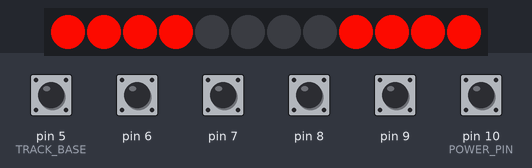
Bench run of a sketch on a simulated Arduino Uno, built with avr-gcc and run on an emulated ATmega328P. Shown: 12 RGB LEDs in strip order, left to right. The test bench sets the inputs (shaded band); at power-on: pin 5 (TRACK_BASE), pin 6–9, pin 10 (POWER_PIN) HIGH. Dim RGB values are drawn brighter than linear; what the sketch prints to the serial monitor is not drawn.

Above: at 1.2 s.
1.3 s: pin 5 (TRACK_BASE) pulled LOW for 0.15 s
At 1.4 s:
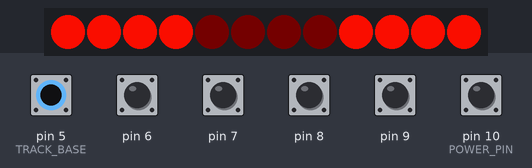
2.0 s: pin 10 (POWER_PIN) pulled LOW for 0.15 s
At 3.1 s:
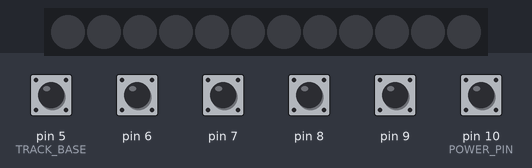
3.6 s: pin 10 (POWER_PIN) pulled LOW for 1 s
At 3.64 s:
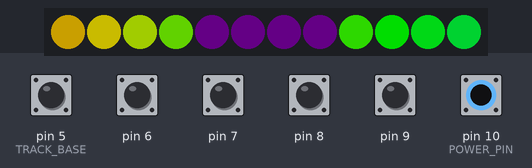
6.1 s: pin 10 (POWER_PIN) pulled LOW for 1 s
At 6.13 s:
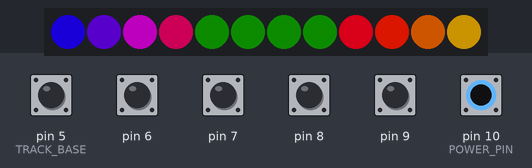
8.6 s: pin 10 (POWER_PIN) pulled LOW for 0.15 s
At 8.66 s:
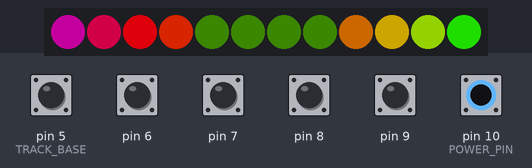
9.3 s: pin 6 pulled LOW for 0.15 s
At 9.33 s:
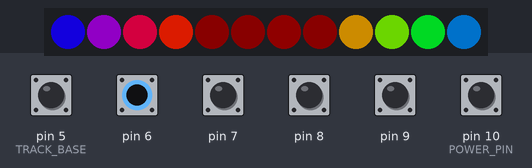

Measured:
- after the input at 1.3 s, the LEDs: change at once (image 1)
- after the input at 2.0 s, the LEDs: first differ from a run without the input after 0.05 s (image 2)
- after the input at 3.6 s, the LEDs: change at once (image 3)
- after the input at 6.1 s, the LEDs: change at once (image 4)
- after the input at 8.6 s, the LEDs: change after 0.06 s (image 5)

The sketch:

Murmelbahn.ino
```cpp
#include "FastLED.h"


/* LED layout:
 *   +----------------+
 *   |                |
 *   | 0     7     11 |
 *   | 1           10 |
 *   | 2  5     6   9 |
 *   | 3            8 |
 *   |       4        |
 *   |                |
 *   +----------------+
 * 0..3  are the "left background LEDs",
 * 4..7  are the "track LEDs",
 * 8..11 are the "right background LEDs".
 *
 * Track sensors are counted from top to bottom from 0..4
 * Tracks 0..3 have the "corresponding" track LEDs 7..4 (yes, in reverse order)
 * Track 4 does not have a "corresponding" track LED
 *
 * In the "pause animation", LED 7 is derived from LEDs 0 and 11, 6 from 9 and 10, 5 from 1 and 2, and 4 from 3 and 8.
 */

 /* Remember, ">> 1" (shift bitfield right) equals "divide by 2", ">> 2" = "divide by 4", ">> n" = "divide by 2^n".
  * Bitfield shifting is simply faster to calculate than true division on a processor that divides by repeated subtraction,
  * therefore I used it a lot in this code.
  */

// ===== Definitions

// Is the Debug Mode on? (a.k.a. Serial Output?)
#define DEBUG

// How many leds in your strip?
#define NUM_LEDS 12

// Where is the LED data line connected?
#define DATA_PIN 2

// lowest Pin of track sensors (assuming all track sensors are on incrementing pins)
#define TRACK_BASE 5
// number of track sensors
#define TRACKS 5
// individual pins of track sensors
#define TRACK_0 5
#define TRACK_1 6
#define TRACK_2 7
#define TRACK_3 8
#define TRACK_4 9

// power button pin
#define POWER_PIN 10

// how much to increase the "energy metric" per track if a track sensor is active
#define TRACK_ACTIVITY_INCREMENT 12
#define TRACK_ACTIVITY_DECREMENT 1
// delay loop presets -- LEDs are updated every (DELAY_LOOP_COUNT*DELAY_LOOP_WAIT) ms
#define DELAY_LOOP_COUNT 20
// sensors are read every DELAY_LOOP_WAIT ms
#define DELAY_LOOP_WAIT 2

// wait 500 ms before re-reading power button
#define POWER_BUTTON_REPEAT_DELAY 500

// how fast should soft_track_energy increase?
#define SOFT_TRACK_ATTACK_FACTOR 0.75
// how fast should soft_track_energy decline?
#define SOFT_TRACK_FADE_FACTOR 0.25
// after how many loops should the fading_track_energy decrease by 1? (must be a number that satisfies (2^n)-1)
#define FADING_TRACK_MODULUS 0x00000003

// ===== Global Variables

CRGB leds[NUM_LEDS];                // Define the array of leds

byte track[5] = {0,0,0,0,0};        // "energy metric" per track

uint32_t ms = 0;                    // we want to read the millisecond counter only once per loop
uint32_t loop_counter = 0;          // we want to have a loop counter that reliably increases by exactly 1 per loop

uint32_t last_power = 0;            // we need to save when the power button was pressed last
boolean power = true;               // current power state

// === common animation variables and their derivations
int track_energy = 0;               // sum of current track energy metrics => sum(track[0..4])
int soft_track_energy = 0;          // slightly smoothed track energy (short attack, medium fadeout)
int fading_track_energy = 0;        // sawtoothed track energy (immediate attack, long fadeout)
byte rotator = 0;                   // rotates in 0..255 on activity on the tracks (increases in every loop with fading_track_energy)
double rad_rotator = 0;             // rotator in radians => rotates in 0..(2*PI)
byte cos_rotator = 0;               // cosine of rad_rotator, scaled from -1.0..1.0 to 0..255


// executed once at boot (power is plugged in or reset button is pressed)
void setup() {
  // Initialize the LED Data Pin
  pinMode(DATA_PIN, OUTPUT);
  // Initialize the track sensors with internal pullup resistor (i.e. pin LOW => activity on track)
  for( int a = 0; a < TRACKS; a++) {
    pinMode(TRACK_BASE + a, INPUT_PULLUP);
  }
  // Initialize Power Button pin
  pinMode(POWER_PIN, INPUT_PULLUP);

#ifdef DEBUG
  Serial.begin(115200);
#endif

  // Initialize FastLED library
  FastLED.addLeds<APA106, DATA_PIN, RGB>(leds, NUM_LEDS);
  // set initial brightness to full
  FastLED.setBrightness(255);
}

// executed endlessly...
void loop() {
  ms = millis();                    // read current milliseconds
  loop_counter++;                   // increase loop counter

  for( int a = 0; a < DELAY_LOOP_COUNT; a++ ) {   // we read the sensors more often than we update the LEDs
    read_power();                   // read power button pin and switch power state, if necessary

    read_tracks();                  // read track sensors into track[] array

    delay(DELAY_LOOP_WAIT);
  }

  calculate_common_variables();     // derive common variables from track[] array

  background_lights();              // calculate the eight background LEDs

  light_track_leds();               // calculate the four center LEDs

#ifdef DEBUG
  for( int a = 0; a < NUM_LEDS; a++ ) {
    PrintHex8(&(leds[a].r), 1);
    PrintHex8(&(leds[a].g), 1);
    PrintHex8(&(leds[a].b), 1);
    Serial.print("  ");
  }
  Serial.println();
#endif

  FastLED.show();                   // send leds[] array out to the LED chain
}

void PrintHex8(uint8_t *data, uint8_t length) // prints 8-bit data in hex with leading zeroes
{
     char tmp[16];
       for (int i=0; i<length; i++) {
         sprintf(tmp, "%.2X",data[i]);
         Serial.print(tmp); Serial.print(" ");
       }
}

void calculate_common_variables() {
  // sum up current track energy
  track_energy = 0;
  for( int a = 0; a < TRACKS; a++ ) { track_energy += track[a]; }

  // smooth out the track energy over time
  int delta = track_energy - soft_track_energy;
  soft_track_energy += ( delta > 0 ? (delta * SOFT_TRACK_ATTACK_FACTOR) : (delta * SOFT_TRACK_FADE_FACTOR) );

  if( track_energy > fading_track_energy ) {
    // fading_track_energy always rises immediately...
    fading_track_energy = track_energy;
  } else if( (fading_track_energy > 0) && ((loop_counter & FADING_TRACK_MODULUS) == 0) ) {
    // ...and declines veery slowly.
    fading_track_energy -= 1;
  }

  // the rotator simply increases if some (but not too few) energy is left on the fader
  rotator += (fading_track_energy >> 4) & 0x07;
  // scale rotator to radians: (0..255) * (1/(255/(2*PI)))
  rad_rotator = rotator*0.02463994;
  // calculate cosine of rad_rotator and scale from -1.0 .. 1.0 up to 0..255
  cos_rotator = (byte)(127.5+(127.5*cos(rad_rotator)));
}


void background_lights() {
  for( int a = 0; a < 8; a++ ) {
    int led = (( a < 4 ) ? a : (a + 4));   // map a, which is (0..7) to actual background led number (0..3,8..11)
    int hue, sat, val;
    // calculate this LEDs color
    hue = (rotator) + ((ms>> (5+((cos_rotator>>6)&0x03)) ) + (a*((rotator>>2)+(soft_track_energy>>6)))) & 0xFF;
    // calculate this LEDs saturation
    sat = 255 - min(fading_track_energy >> 4, 255);
    // calclulate this LEDs value
    val = 255 - min(fading_track_energy >> 2, 255);
    leds[led] = CHSV(hue, sat, val);
  }
}

void read_power() {
  // if button is pressed and the last time we switched power state was more than POWER_BUTTON_REPEAT_DELAY ms ago...
  if( digitalRead(POWER_PIN) == LOW && ms - last_power > POWER_BUTTON_REPEAT_DELAY) {
    // switch power state
    power = !power;
    // save timestamp of power switching
    last_power = ms;
    // power is a boolean, i.e. false == 0 and true == 1, therefore we can do this little trick:
    FastLED.setBrightness(power*255);
  }
}

void light_track_leds() {
  for( int a = 0; a < TRACKS-1; a++ ) {
    // bright is > 0 if there is some energy left on the track specified by a
    int bright = (fading_track_energy >> 2) + track[a];
    if( bright > 0 ) {
      // calculate animation frame when at least one track is active
      leds[7-a] = CHSV((cos_rotator+(a*(soft_track_energy>>4))) & 0xFF, 255, bright > 255 ? 255 : bright);
    } else {
      // if all tracks are inactive and fading_track_energy is faded out, we switch to the "pause animation" on the track LEDs
      // b is the actual LED number
      int b = 4+a;

      if( rotator & 0x01 == 0 ) {
        // this implementation here simply takes a dimmed average of the background LEDs

        // i and j are the LED numbers where we take the average from.
        // this is a bit of bit operation magic to fulfill this mapping:
        //  LED 7 takes the RGB average of LEDs 11 and 0
        //  LED 6 takes the RGB average of LEDs 9 and 10
        //  LED 5 takes the RGB average of LEDs 1 and 2
        //  LED 4 takes the RGB average of LEDs 3 and 8
        int j = ( (~b)<<3 | ((( (b>>1) ^ b )&1)<<1) )&0x0F;
        int i = ( (~j & ~0x0C) | ((b<<2) & 0x08) )&0x0F;

        // this calculates the average of two LEDs, dims it and puts it out to the "track LEDs"
        // remember, ">> 1" (shift bitfield right) equals "divide by 2", ">> 2" = "divide by 4", ...
        leds[b].r = (leds[i].r + leds[j].r) >> 3;
        leds[b].g = (leds[i].g + leds[j].g) >> 3;
        leds[b].b = (leds[i].b + leds[j].b) >> 3;
      } else {
        // tracks lights off
        leds[b] = CRGB(0,0,0);
      }
    }
  }
}

void read_tracks() {
  // first, fade out per-track energy
  reduce_track_energy();
  for( int a = 0; a < TRACKS; a++ ) {
    if( digitalRead(TRACK_BASE + a) == LOW ) {
      // if track a is active, increment it by TRACK_ACTIVITY_INCREMENT, capped at 255
      if( track[a] < (255-TRACK_ACTIVITY_INCREMENT) ) {
        track[a] = 255;
      } else {
        track[a] += TRACK_ACTIVITY_INCREMENT;
      }
    }
  }
}

void reduce_track_energy() {
  // decrease all tracks by TRACK_ACTIVITY_DECREMENT, but stop at 0
  for( int a = 0; a < TRACKS; a++ ) {
    if( track[a] > 0 ) {
      if( track[a] < TRACK_ACTIVITY_DECREMENT ) {
        track[a] = 0;
      } else {
        track[a] -= TRACK_ACTIVITY_DECREMENT;
      }
    }
  }
}
```
